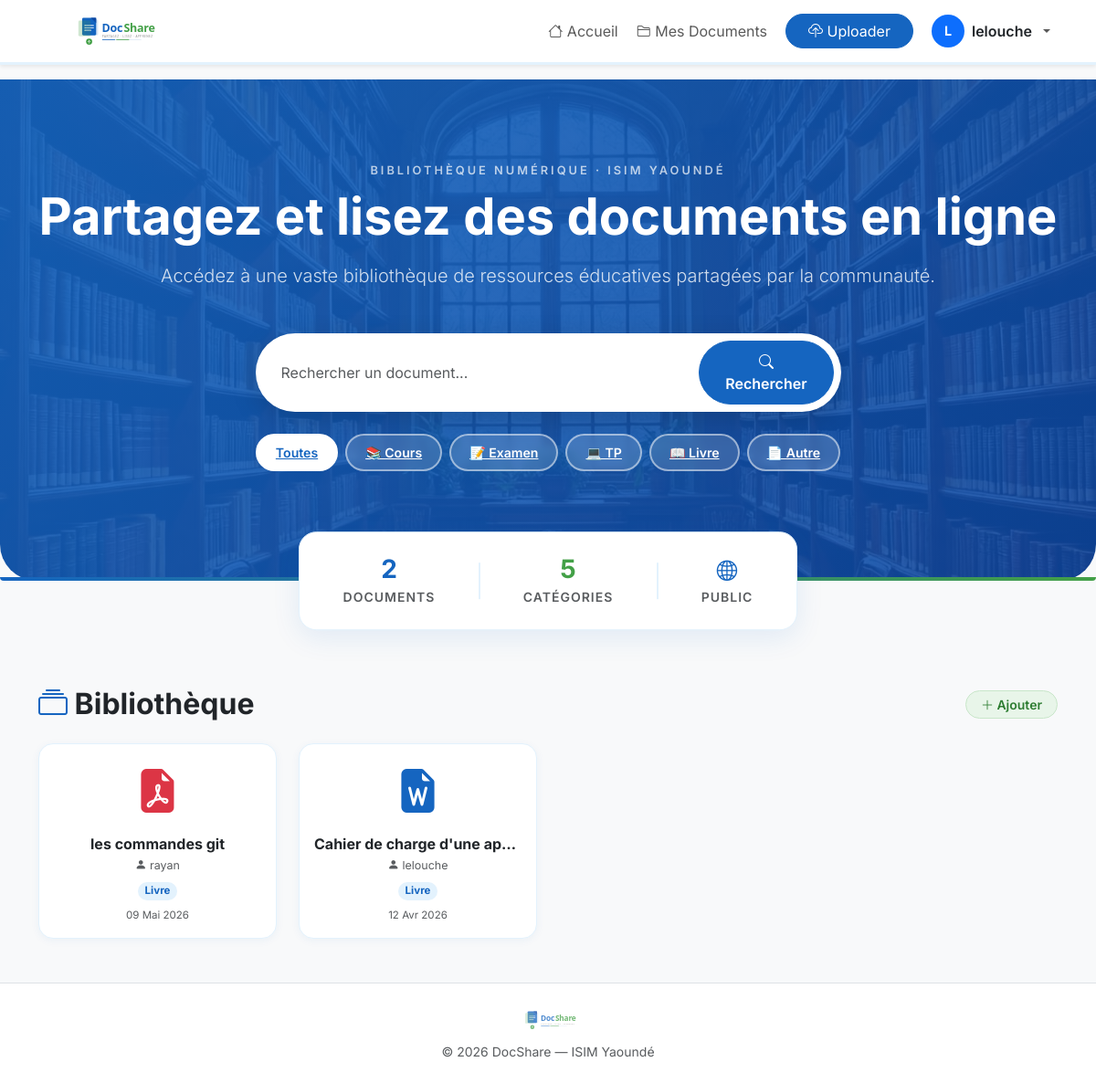
The app's page / (signed in) with its own data.
### core/models.py (models this page shows, shortened)
class Document(models.Model):
    titre = models.CharField(max_length=255)
    description = models.TextField(blank=True)
    fichier = models.FileField(upload_to='documents/')
    categorie = models.CharField(max_length=100)
    auteur = models.ForeignKey(User, on_delete=models.CASCADE)
    date_upload = models.DateTimeField(auto_now_add=True)

### core/views.py (the view)
# urls.py: path('', views.home, name='home'),
def home(request):
    documents = Document.objects.all().order_by('-date_upload')
    categorie_filtre = request.GET.get('categorie', '')
    if categorie_filtre:
        documents = documents.filter(categorie=categorie_filtre)
    search = request.GET.get('search', '')
    if search:
        documents = documents.filter(
            Q(titre__icontains=search) | Q(description__icontains=search)
        )
    paginator = Paginator(documents, 12)
    page_num = request.GET.get('page', 1)
    documents_page = paginator.get_page(page_num)
    return render(request, 'core/home.html', {
        'documents': documents_page,
        'categories': CATEGORIES,
        'categorie_filtre': categorie_filtre,
        'search': search,
    })

### core/templates/core/home.html (shortened to what this page needs)
{% extends 'core/base.html' %}
{% load static %}
{% block content %}
<header class="hero-section text-center fade-in">
    <div class="container">
        <p class="text-uppercase fw-semibold mb-2" style="letter-spacing:3px; color:rgba(255,255,255,0.7); font-size:0.8rem;">
            Bibliothèque numérique · ISIM Yaoundé
        </p>
        <h1 class="display-4 fw-bold mb-3">Partagez et lisez des documents en ligne</h1>
        <p class="lead mb-5" style="color:rgba(255,255,255,0.8);">Accédez à une vaste bibliothèque de ressources éducatives partagées par la communauté.</p>
        <div class="row justify-content-center">
            <div class="col-md-8 col-lg-7">
                <form method="get" action="{% url 'home' %}" class="search-box d-flex align-items-center mb-4" id="form-search">
                    <input type="text" name="search" class="form-control border-0"
                           placeholder="Rechercher un document..."
                           value="{{ search|default:'' }}" id="search-input">
                    <button type="submit" class="btn btn-primary fw-semibold ms-1">
                        <i class="bi bi-search"></i> Rechercher
                    </button>
                </form>
                <div class="d-flex flex-wrap justify-content-center gap-2" id="cat-filters">
                    <a href="{% url 'home' %}{% if search %}?search={{ search }}{% endif %}"
                       class="cat-filter-btn {% if not categorie_filtre %}active{% endif %}">
                        Toutes
                    </a>
                    <a href="?categorie=Cours{% if search %}&search={{ search }}{% endif %}"
                       class="cat-filter-btn {% if categorie_filtre == 'Cours' %}active{% endif %}">
                        📚 Cours
                    </a>
                    <a href="?categorie=Examen{% if search %}&search={{ search }}{% endif %}"
                       class="cat-filter-btn {% if categorie_filtre == 'Examen' %}active{% endif %}">
                        📝 Examen
                    </a>
                    <a href="?categorie=TP{% if search %}&search={{ search }}{% endif %}"
                       class="cat-filter-btn {% if categorie_filtre == 'TP' %}active{% endif %}">
                        💻 TP
                    </a>
                    <a href="?categorie=Livre{% if search %}&search={{ search }}{% endif %}"
                       class="cat-filter-btn {% if categorie_filtre == 'Livre' %}active{% endif %}">
                        📖 Livre
                    </a>
                    <a href="?categorie=Autre{% if search %}&search={{ search }}{% endif %}"
                       class="cat-filter-btn {% if categorie_filtre == 'Autre' %}active{% endif %}">
                        📄 Autre
                    </a>
                </div>
            </div>
        </div>
    </div>
</header>
<div class="container fade-in">
    <div class="row justify-content-center">
        <div class="col-md-8 col-lg-6">
            <div class="stats-card p-4 d-flex justify-content-around align-items-center text-center">
                <div>
                    <h3 class="fw-bold mb-0" style="color:#1565C0;">{{ documents.paginator.count|default:0 }}</h3>
                    <span class="text-muted small fw-semibold text-uppercase" style="letter-spacing:1px;">Documents</span>
                </div>
                <div class="stat-divider"></div>
                <div>
                    <h3 class="fw-bold mb-0" style="color:#43A047;">5</h3>
                    <span class="text-muted small fw-semibold text-uppercase" style="letter-spacing:1px;">Catégories</span>
                </div>
                <div class="stat-divider"></div>
                <div>
                    <h3 class="fw-bold mb-0" style="color:#1565C0;">
                        {% if categorie_filtre or search %}
                            <i class="bi bi-funnel-fill" style="font-size:1.4rem;"></i>
                        {% else %}
                            <i class="bi bi-globe2" style="font-size:1.4rem;"></i>
                        {% endif %}
                    </h3>
                    <span class="text-muted small fw-semibold text-uppercase" style="letter-spacing:1px;">
                        {% if categorie_filtre %}{{ categorie_filtre }}{% elif search %}Résultats{% else %}Public{% endif %}
                    </span>
                </div>
            </div>
        </div>
    </div>
    <main class="mt-5">
        <div class="d-flex justify-content-between align-items-center mb-4">
            <h2 class="fw-bold text-dark mb-0">
                <i class="bi bi-collection" style="color:#1565C0;"></i>
                {% if categorie_filtre %}{{ categorie_filtre }}{% elif search %}Résultats pour "{{ search }}"{% else %}Bibliothèque{% endif %}
            </h2>
            {% if user.is_authenticated %}
            <a href="{% url 'uploader_document' %}" class="btn btn-sm rounded-pill px-3 fw-semibold"
               style="background:#E8F5E9; color:#2E7D32; border:1px solid #c8e6c9;">
                <i class="bi bi-plus-lg"></i> Ajouter
            </a>
            {% endif %}
        </div>
        <div class="row g-4">
            {% for doc in documents %}
            <div class="col-6 col-md-4 col-lg-3">
                <a href="{% url 'lire_document' doc.id %}" class="card doc-card p-3 text-center">
                    <div class="doc-icon">
                        {% if '.pdf' in doc.fichier.name|lower %}
                        <i class="bi bi-file-earmark-pdf-fill text-danger"></i>
                        {% elif '.doc' in doc.fichier.name|lower %}
                        <i class="bi bi-file-earmark-word-fill" style="color:#1565C0;"></i>
                        {% elif '.ppt' in doc.fichier.name|lower %}
                        <i class="bi bi-file-earmark-ppt-fill text-warning"></i>
                        {% else %}
                        <i class="bi bi-file-earmark-text-fill text-secondary"></i>
                        {% endif %}
                    </div>
                    <h6 class="card-title fw-bold text-truncate mb-1" title="{{ doc.titre }}">{{ doc.titre }}</h6>
                    <p class="text-muted mb-1" style="font-size:0.78rem;">
                        <i class="bi bi-person-fill"></i> {{ doc.auteur.username }}
                    </p>
                    <div>
                        <span class="badge rounded-pill" style="background:#E3F2FD; color:#1565C0; font-size:0.72rem;">{{ doc.categorie }}</span>
                    </div>
                    <p class="text-muted mt-2 mb-0" style="font-size:0.72rem;">{{ doc.date_upload|date:"d M Y" }}</p>
                </a>
            </div>
            {% endfor %}
        </div>
    </main>
</div>
{% endblock %}

### core/templates/core/base.html (shortened to what this page needs)
{% load static %}
<!DOCTYPE html>
<html lang="fr">
<head>
    <link href="https://cdn.jsdelivr.net/npm/bootstrap@5.3.2/dist/css/bootstrap.min.css" rel="stylesheet">
    <link rel="stylesheet" href="https://cdn.jsdelivr.net/npm/bootstrap-icons@1.11.1/font/bootstrap-icons.css">
    <link rel="stylesheet" href="{% static 'css/home.css' %}">
</head>
<body>
    <nav class="navbar navbar-expand-lg navbar-light bg-white shadow-sm sticky-top">
        <div class="container">
            <a class="navbar-brand p-0" href="{% url 'home' %}">
                <img src="{% static 'images/docshare_logo.svg' %}" alt="DocShare" height="50">
            </a>
            <div class="collapse navbar-collapse justify-content-end" id="navbarNav">
                <ul class="navbar-nav align-items-center gap-1">
                    <li class="nav-item">
                        <a class="nav-link" href="{% url 'home' %}"><i class="bi bi-house"></i> Accueil</a>
                    </li>
                    {% if user.is_authenticated %}
                    <li class="nav-item">
                        <a class="nav-link" href="{% url 'mes_documents' %}"><i class="bi bi-folder2"></i> Mes
                            Documents</a>
                    </li>
                    <li class="nav-item">
                        <a class="btn btn-primary rounded-pill px-4 ms-2" href="{% url 'uploader_document' %}">
                            <i class="bi bi-cloud-upload"></i> Uploader
                        </a>
                    </li>
                    <li class="nav-item dropdown ms-2">
                        <a class="nav-link dropdown-toggle d-flex align-items-center gap-2" href="#" id="userDropdown"
                            role="button" data-bs-toggle="dropdown" aria-expanded="false">
                            <span
                                class="bg-primary text-white rounded-circle d-flex align-items-center justify-content-center fw-bold"
                                style="width:36px;height:36px;font-size:0.9rem;">
                                {{ user.username|slice:":1"|upper }}
                            </span>
                            <span class="fw-semibold text-dark">{{ user.username }}</span>
                        </a>
                    </li>
                    {% endif %}
                </ul>
            </div>
        </div>
    </nav>
    {% block content %}{% endblock %}
    <footer class="bg-white text-center py-4 mt-5 border-top">
        <div class="container">
            <img src="{% static 'images/docshare_logo.svg' %}" alt="DocShare" height="32" class="mb-2 opacity-75">
            <p class="mb-0 text-muted small">© 2026 DocShare — ISIM Yaoundé</p>
        </div>
    </footer>
</body>
</html>

### static/css/home.css (style rules this page uses)
:root { --primary: #1565C0; --primary-dark: #0D47A1; --primary-light: #E3F2FD; --accent: #43A047; --accent-dark: #2E7D32; --accent-light: #E8F5E9; --text: #212529; --text-muted: #6c757d; --bg: #f8f9fa; --white: #ffffff; --border: #dee2e6; --radius: 10px; }
body { font-family: 'Segoe UI', Tahoma, Geneva, Verdana, sans-serif; background-color: var(--bg); color: var(--text); }
.navbar { border-bottom: 3px solid var(--primary-light); }
.navbar-brand img { height: 48px; width: auto; }
.btn-primary { background-color: var(--primary) !important; border-color: var(--primary) !important; }
a { color: var(--primary); }

### core/templates/core/base.html (style rules this page uses)
body { font-family: 'Inter', 'Segoe UI', sans-serif; background-color: #f8f9fa; }
.fade-in { opacity: 0; transform: translateY(20px); transition: opacity 0.6s ease-out, transform 0.6s ease-out; }
.fade-in.visible { opacity: 1; transform: translateY(0); }

### records on screen
Document: titre "les commandes git", auteur.username "rayan", categorie "Livre", date_upload "09 Mai 2026"
Document: titre "Cahier de charge d'une ap…", auteur.username "lelouche", categorie "Livre", date_upload "12 Avr 2026"

### other values on screen
{{ user.username|slice:":1"|upper }} "L"
{{ user.username }} "lelouche"
{{ documents.paginator.count|default:0 }} "2"
